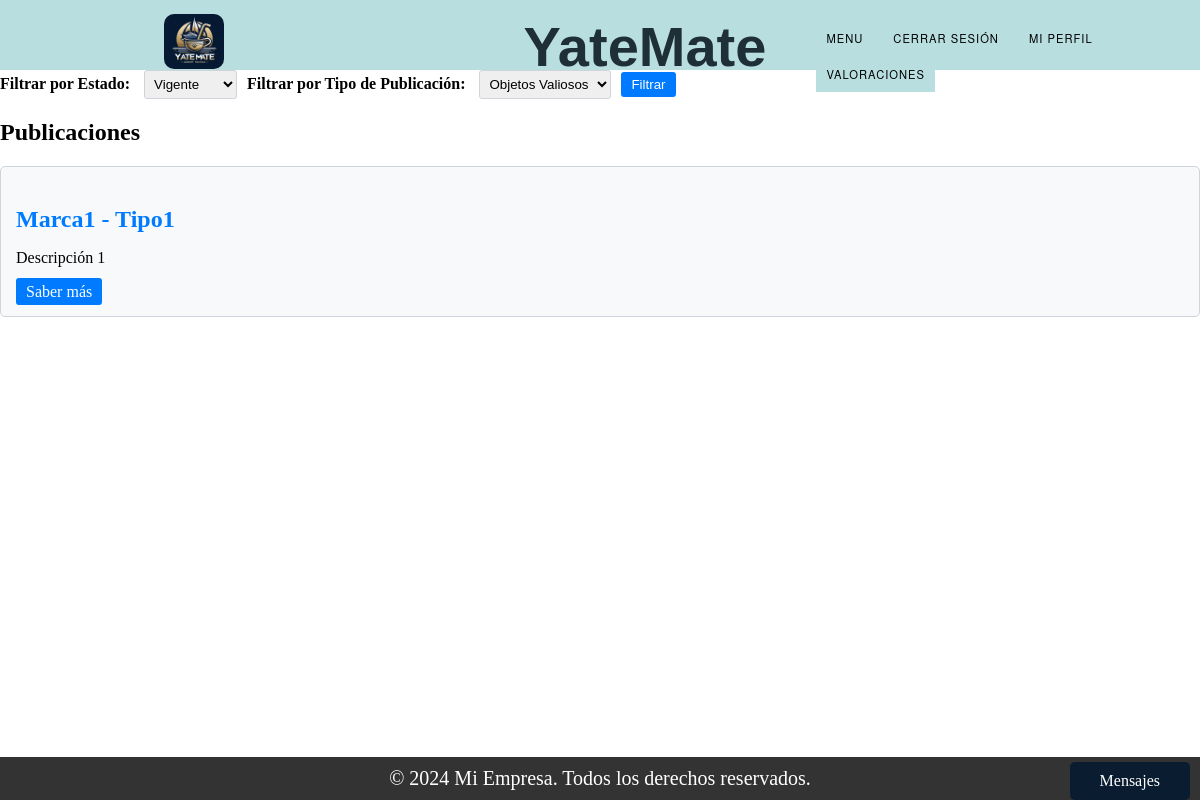
Before: /list/ (signed in) with the older database file.
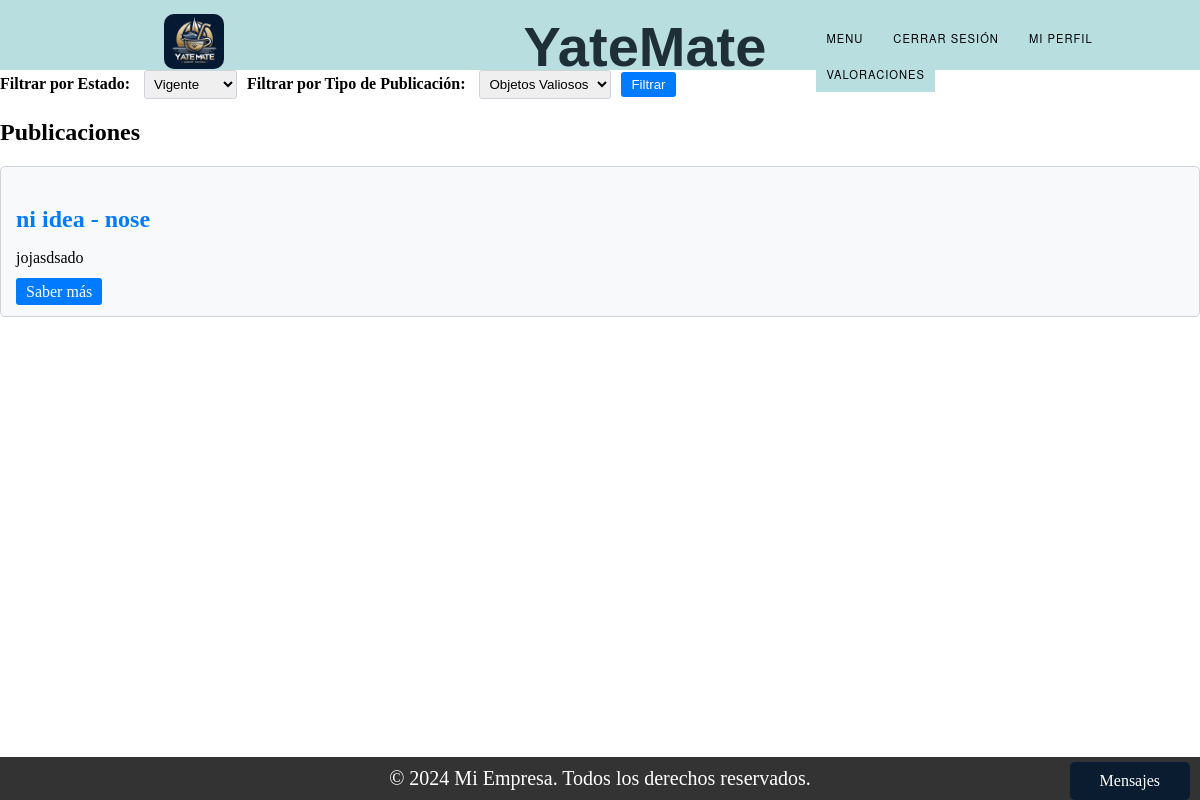
After: the same page with the newer database file.
### Trueque/models.py (models this page shows, shortened)
class Publicacion_ObjetoValioso(models.Model):
    ESTADO_CHOICES = (
        ('Vigente', 'Vigente'),
        ('Proceso', 'Proceso'),
        ('Finalizado', 'Finalizado'),
    )
    tipo = models.CharField(max_length=100)
    marca = models.CharField(max_length=100)
    descripcion = models.TextField()
    estado = models.CharField(max_length=50)
    matricula = models.CharField(max_length=50)  # Agregado el campo matricula
    dueño = models.ForeignKey(User, on_delete=models.SET_NULL, null=True)
    foto = models.ImageField(upload_to='static/img_o/')

### Trueque/views.py (the view)
# urls.py: path("list/", views.list, name="list"),
def list(request):
    objetos_valiosos = Publicacion_ObjetoValioso.objects.all()
    embarcaciones = Publicacion_Embarcacion.objects.all()
    tipo_filtro = request.GET.get('tipo', 'objetos valiosos')  # Valor por defecto 'objetos valiosos'
    estado_filtro = request.GET.get('estado', 'Vigente')  # Valor por defecto 'Vigente'
    if tipo_filtro == "":
        tipo_filtro = 'objetos valiosos'
    if estado_filtro == "":
        estado_filtro = 'Vigente'
    if tipo_filtro == 'objetos valiosos':
        objetos = objetos_valiosos.filter(estado=estado_filtro)
    else:
        objetos = embarcaciones.filter(estado=estado_filtro)
    tipo_objetos = 'Objetos Valiosos' if tipo_filtro == 'objetos valiosos' else 'Embarcaciones'
    if request.session.get('trueque_finalizado', False):
        del request.session['trueque_finalizado']  # Eliminar la clave de la sesión
        return redirect('list')  # Redirigir para volver a cargar las publicaciones
    user_id = request.session['user_id']
    user = get_object_or_404(User, id=user_id)
    return render(request, 'list.html', {
        'objetos': objetos,
        'tipo_objetos': tipo_objetos,
    })

### Trueque/context_processors.py (called while the page is built)
def conversaciones_usuario(request):
    user_id = request.session.get('user_id')
    if user_id:
        conversaciones = Conversacion.objects.filter(Q(dueño_publicacion=user_id) | Q(solicitante=user_id))
        return {'conversaciones_usuario': conversaciones}
    else:
        return {'conversaciones_usuario': []}

### Trueque/templates/list.html (shortened to what this page needs)
{% extends "base.html" %}
{% block content %}
<form class="filter-form" method="GET" action="">
    <div style="display: flex; align-items: center;">
        <div style="margin-right: 10px;">
            <label for="estado">Filtrar por Estado:</label>
            <select name="estado" id="estado">
                <option value="Vigente"{% if request.GET.estado == 'Vigente' %} selected{% endif %}>Vigente</option>
            </select>
        </div>
        <div>
            <label for="tipo">Filtrar por Tipo de Publicación:</label>
            <select name="tipo" id="tipo">
                <option value="objetos valiosos"{% if request.GET.tipo == 'objetos valiosos' %} selected{% endif %}>Objetos Valiosos</option>
            </select>
        </div>
        <button type="submit" style="margin-left: 10px;">Filtrar</button>
    </div>
</form>
{% if objetos %}
    <h2>Publicaciones</h2>
    {% for objeto in objetos %}
        <div class="card">
            <h3 class="card-title">
                {% if objeto.embarcacion.nombre_fantasia %}
                    {{ objeto.embarcacion.nombre_fantasia }}
                {% else %}
                    {{ objeto.marca }}
                {% endif %}
                {% if objeto.embarcacion.tipo %}
                    - {{ objeto.embarcacion.tipo }}
                {% else %}
                    - {{ objeto.tipo }}
                {% endif %}
            </h3>
            <p>{{ objeto.descripcion|truncatechars:70 }}</p>
            <a href="{% url 'saber_mas' id=objeto.id tipo_objetos=tipo_objetos %}" class="btn btn-card">Saber más</a>
        </div>
    {% endfor %}
{% else %}
    <p>No se cuenta con Publicaciones.</p>
{% endif %}
{% endblock %}

Changed rows visible on the page:
removed Publicacion_ObjetoValioso: marca "Marca1", tipo "Tipo1", descripcion "Descripción 1"
added Publicacion_ObjetoValioso: marca "ni idea", tipo "nose", descripcion "jojasdsado"
